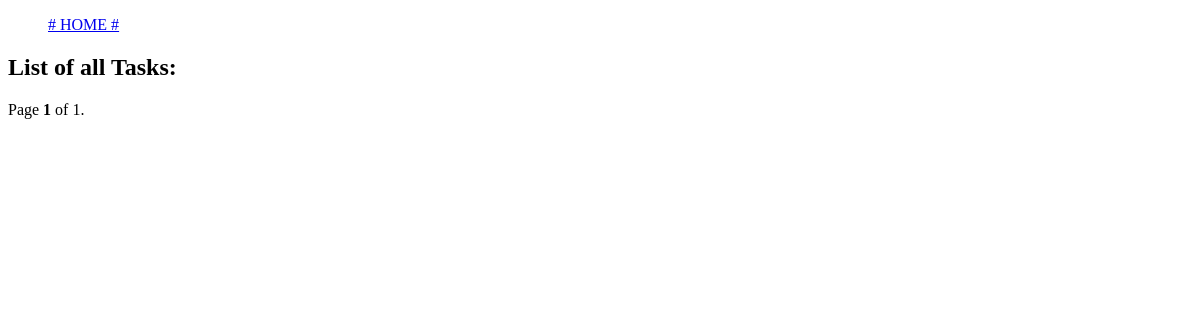
/todo/expired/, run on an earlier commit of the app's database.
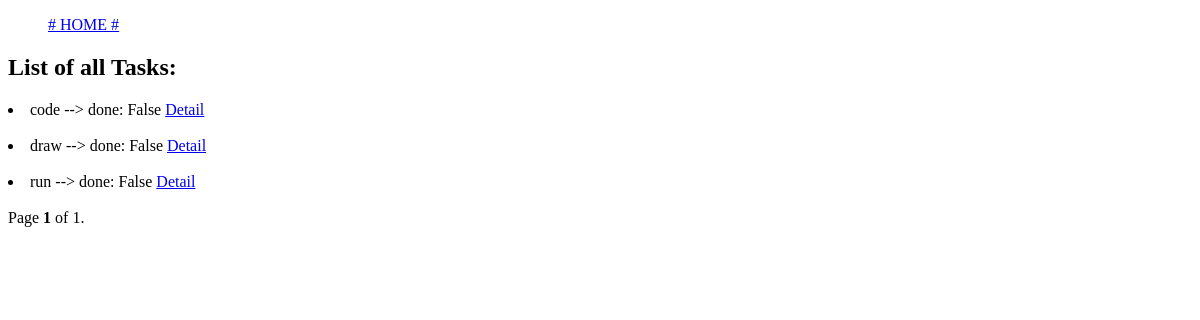
And on a later commit of the database.
### todo/models.py (models this page shows, shortened)
class Task(models.Model):
    TASK_CAT = [
        ('per', 'personal'),
        ('edu', 'education'),
        ('spo', 'sport'),
        ('buy', 'to buy')
    ]
    TASK_PRI = [
        ('ur', 'urgent'),
        ('im', 'important'),
        ('la', 'do later')
    ]
    title = models.CharField(max_length=150)
    description = models.TextField()
    category = models.CharField(max_length=3, choices=TASK_CAT)
    priority = models.CharField(max_length=2, choices=TASK_PRI)
    due_date = models.DateTimeField(blank=True, null=True)
    done = models.BooleanField(default=False)
    slug = models.SlugField(blank=True, null=True, unique=True)
    class META:
        ordering = ['due_date']

### todo/views.py (the view)
# urls.py: path('expired/', views.Manager.as_view(), name='expired_task_list'),
class Manager(ListView):
    model = Task
    paginate_by = 5
    def get_queryset(self):
        return Task.objects.filter(due_date__lt=datetime.now(timezone.utc), done=False)

### templates/todo/task_list.html (shortened to what this page needs)
{% extends 'index.html' %}
{% block content %}
{% if slug %}
<h2>Category {{ slug }}</h2>
{% else %}
<h2>List of all Tasks:</h2>
{% endif %}
{% for obj in object_list %}
    <li>{{ obj.title }} --> done: {{ obj.done }}
    <a href="{% url 'todo:task_detail' obj.slug %}"> Detail</a>
    </li>
    <br>
{% endfor %}
<nav>
<span class="current">
    Page <b>{{ page_obj.number }}</b> of {{ page_obj.paginator.num_pages }}.
</span>
</nav>
<br>
{% endblock %}

What changed in the data, as far as the page shows it:
added Task: title "code", done "False"
added Task: title "draw", done "False"
added Task: title "run", done "False"
